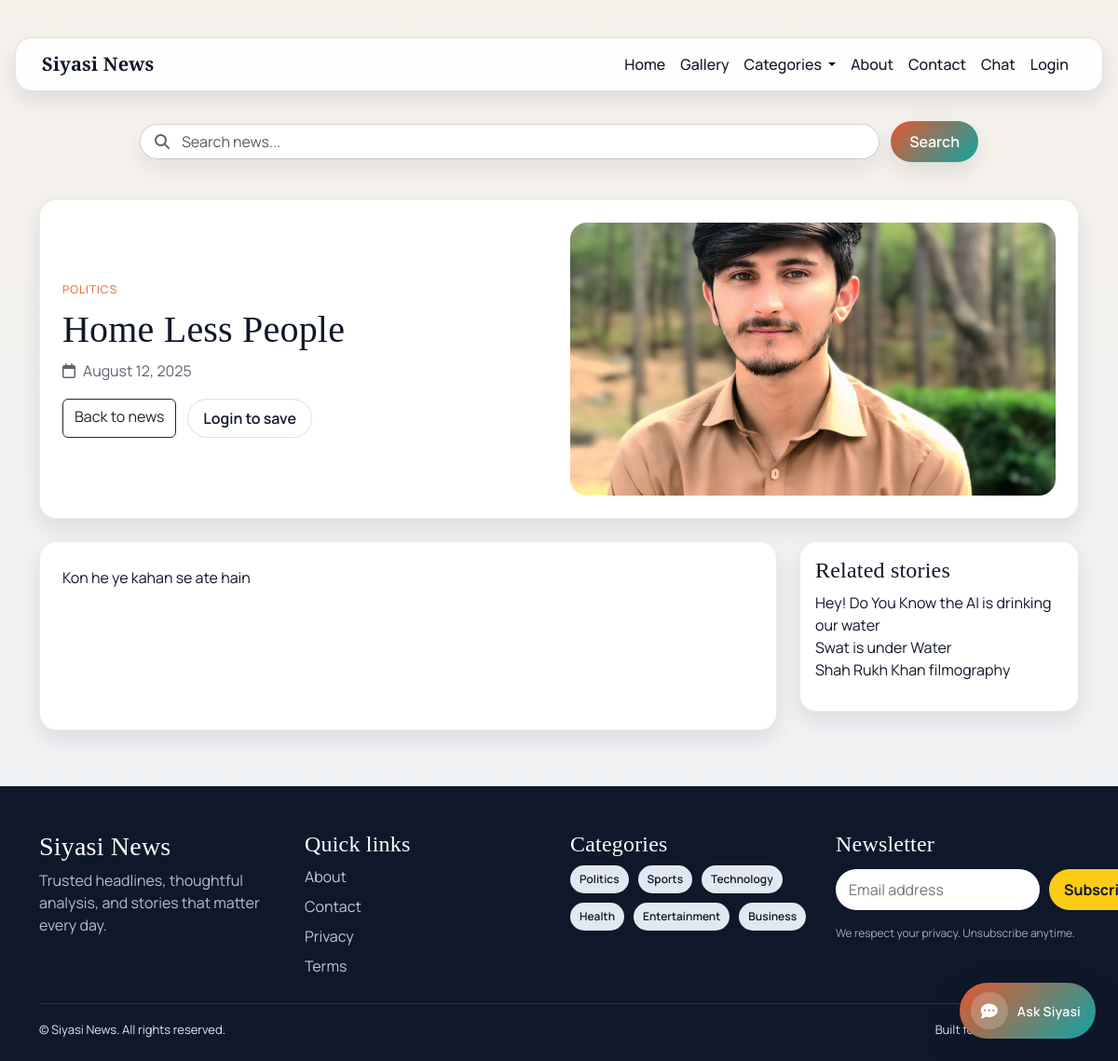
The app's page /article/1/ with its own data.
### News/models.py (models this page shows, shortened)
class NewsArticle(models.Model):
    categories = [
        ("Politics", "Politics"),
        ("Sports", "Sports"),
        ("Technology", "Technology"),
        ("Health", "Health"),
        ("Entertainment", "Entertainment"),
        ("Business", "Business"),
        ("World", "World"),
        ("Science", "Science"),
        ("Travel", "Travel"),
        ("Lifestyle", "Lifestyle"),
        ("Education", "Education"),
        ("Environment", "Environment"),
        ("Opinion", "Opinion"),
        ("Culture", "Culture"),
        ("Food", "Food"),
        ("Fashion", "Fashion"),
        ("History", "History"),
        ("Music", "Music"),
        ("Art", "Art"),
        ("Religion", "Religion"),
        ("Other", "Other"),
    ]
    title = models.CharField(max_length=200)
    content = HTMLField()
    images = models.ImageField(upload_to="news_images/", blank=True, null=True)
    published_at = models.DateTimeField(auto_now_add=True)
    category = models.CharField(max_length=50, choices=categories, default="Other")

### News/views.py (the view)
# urls.py: path('article/<int:pk>/', views.article_detail, name='article_detail'),
def article_detail(request, pk):
    article = get_object_or_404(NewsArticle, pk=pk)
    related_articles = NewsArticle.objects.filter(category__iexact=article.category).exclude(pk=pk).order_by("-published_at")[:6]
    is_saved = False
    if request.user.is_authenticated:
        is_saved = SavedArticle.objects.filter(user=request.user, article=article).exists()
    return render(request, "news/article_detail.html", {
        "article": article,
        "related_articles": related_articles,
        "is_saved": is_saved,
    })

### News/context_processors.py (called while the page is built)
def categories_processor(request):
    categories = [cat[0] for cat in NewsArticle.categories]
    return {'categories':categories}

### News/templates/news/article_detail.html
﻿{% extends 'news/base.html' %}
{% block content %}
<section class="article-hero">
  <div class="article-hero-grid">
    <div class="article-hero-text">
      <span class="article-category">{{ article.category }}</span>
      <h1>{{ article.title }}</h1>
      <p class="article-meta">
        <i class="fa-regular fa-calendar"></i>
        {{ article.published_at|date:"F d, Y" }}
      </p>
      <div class="article-actions">
        <a href="{% url 'home' %}" class="btn btn-outline-dark">Back to news</a>
        {% if user.is_authenticated %}
          <form method="post" action="{% url 'toggle_save_article' article.pk %}">
            {% csrf_token %}
            <input type="hidden" name="next" value="{{ request.path }}">
            <button type="submit" class="btn save-btn">
              {% if is_saved %}Saved{% else %}Save for later{% endif %}
            </button>
          </form>
        {% else %}
          <a href="{% url 'login' %}" class="btn save-btn">Login to save</a>
        {% endif %}
      </div>
    </div>
    <div class="article-hero-media">
      {% if article.images %}
        <img src="{{ article.images.url }}" alt="{{ article.title }}">
      {% else %}
        <div class="hero-placeholder">
          <i class="fa-regular fa-newspaper"></i>
          <span>No image available</span>
        </div>
      {% endif %}
    </div>
  </div>
</section>
<section class="article-body">
  <div class="article-content">
    {{ article.content|safe }}
  </div>
  <aside class="article-aside">
    <div class="sidebar-box">
      <h4>Related stories</h4>
      <ul class="list-unstyled">
        {% for item in related_articles %}
          <li><a href="{% url 'article_detail' item.pk %}">{{ item.title|truncatechars:60 }}</a></li>
        {% empty %}
          <li>No related stories yet.</li>
        {% endfor %}
      </ul>
    </div>
  </aside>
</section>
{% endblock %}

### News/static/News/css/style.css (style rules this page uses)
:root { --bg: #f6f1eb; --bg-2: #eef3f8; --ink: #0f172a; --muted: #5b6472; --accent: #e4572e; --accent-2: #0ea5a4; --card: #ffffff; --border: rgba(15, 23, 42, 0.12); --shadow-sm: 0 10px 24px rgba(15, 23, 42, 0.1); --shadow-lg: 0 18px 45px rgba(15, 23, 42, 0.16); --radius: 18px; }
* { box-sizing: border-box; }
img { max-width: 100%; height: auto; display: block; }
body { background: linear-gradient(180deg, var(--bg) 0%, var(--bg-2) 100%); color: var(--ink); font-family: 'Manrope', sans-serif; min-height: 100vh; overflow-x: hidden; }
h1, h2, h3, h4, .navbar-brand { font-family: 'Playfair Display', serif; letter-spacing: 0.2px; }
.sidebar-box { background: var(--card); padding: 16px; border-radius: var(--radius); box-shadow: var(--shadow-sm); margin-bottom: 20px; border: 1px solid rgba(15, 23, 42, 0.08); }
.article-hero { background: var(--card); border-radius: var(--radius); padding: 24px; box-shadow: var(--shadow-sm); border: 1px solid rgba(15, 23, 42, 0.08); margin-bottom: 24px; }
.article-hero-grid { display: grid; grid-template-columns: repeat(auto-fit, minmax(280px, 1fr)); gap: 24px; align-items: center; }
.article-category { display: inline-block; text-transform: uppercase; letter-spacing: 1px; font-size: 12px; color: var(--accent); margin-bottom: 10px; }
.article-meta { color: var(--muted); display: flex; gap: 8px; align-items: center; margin-bottom: 18px; }
.article-actions { display: flex; flex-wrap: wrap; gap: 12px; margin-top: 16px; }
.article-hero-media img { width: 100%; border-radius: var(--radius); aspect-ratio: 16 / 9; object-fit: cover; }
.save-btn { border-radius: 999px; border: 1px solid var(--border); background: #fff; color: var(--ink); padding: 8px 16px; font-weight: 600; }
.article-body { display: grid; grid-template-columns: minmax(0, 1fr) 300px; gap: 24px; margin-bottom: 40px; }
.article-content { background: var(--card); border-radius: var(--radius); padding: 24px; box-shadow: var(--shadow-sm); border: 1px solid rgba(15, 23, 42, 0.08); line-height: 1.8; }
.article-aside .sidebar-box a { text-decoration: none; color: var(--ink); }

### records on screen
NewsArticle: category "POLITICS", title "Home Less People", published_at "August 12, 2025", images (picture), content "Kon he ye kahan se ate hain"
NewsArticle: title "Hey! Do You Know the AI is drinking our water"
NewsArticle: title "Swat is under Water"
NewsArticle: title "Shah Rukh Khan filmography"

### other values on screen
{{ category }} "Politics" "Sports" "Technology" "Health" "Entertainment" "Business"
